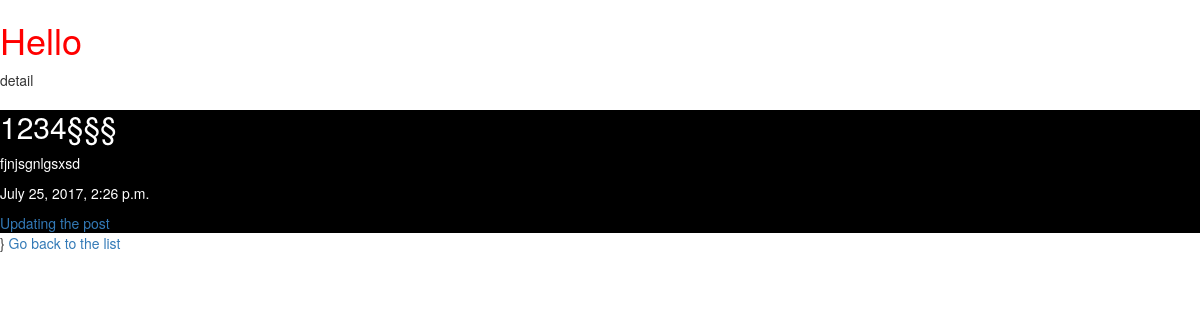
Before: /posts/detail/10 with the older database file.
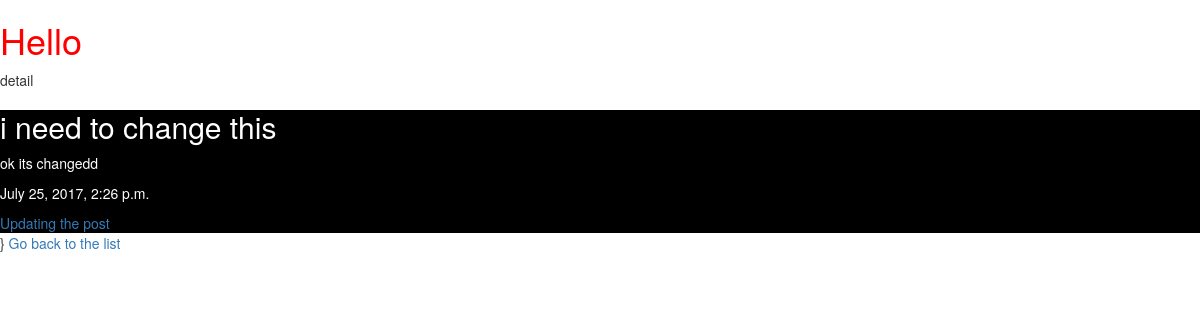
After: the same page with the newer database file.
### post/models.py (models this page shows, shortened)
class Post(models.Model):
	title = models.CharField(max_length=255)
	content = models.TextField()
	updated = models.DateTimeField(auto_now=True, auto_now_add=False)
	timestamp = models.DateTimeField(auto_now=False, auto_now_add = True)
	def update_url_post(self):
		return reverse("post:update", kwargs={"post_id": self.id})

### post/views.py (the view)
# urls.py: url(r'^detail/(?P<post_id>\d+)$', views.post_detail, name="detail"),
def post_detail(request, post_id):
    obj = get_object_or_404(Post , id = post_id)
    context = {
        "instance": obj,
    }
    return render(request, 'post_detail.html',context)

### post/templates/post_detail.html
{% extends "base.html" %}
{% block content %}
    	{% block head_title %}detail{% endblock head_title %}
    		<div>
    		<h2>{{instance.title}}</h2>
    		<p>{{instance.content}}</p>
    		<p>{{instance.timestamp}}</p>
    		<a href={{instance.update_url_post}}>Updating the post </a>
    		</div>
    }
    	<a href="{% url 'post:list' %}">Go back to the list</a>
{% endblock content%}

Changed rows visible on the page:
changed Post: title "1234§§§" → "i need to change this"; content "fjnjsgnlgsxsd" → "ok its changedd"
